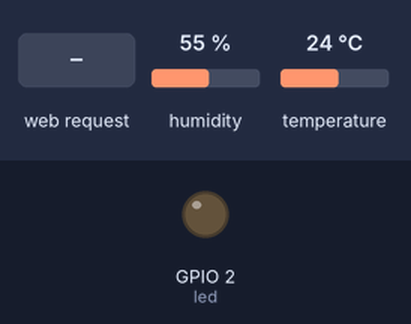
Recording of a sketch running on a simulated ESP8266 (NodeMCU). Shown: output pins drawn as LEDs (lit = HIGH). The inputs (shaded band) are chosen by the test bench; at power-on: humidity 55 %, temperature 24 °C. WiFi joins after 1.5 s; servers stay silent unless stated; what the sketch prints to the serial monitor is not drawn.

Above: at 2.8 s.
2.9 s: HTTP request GET /on received
At 3.8 s:
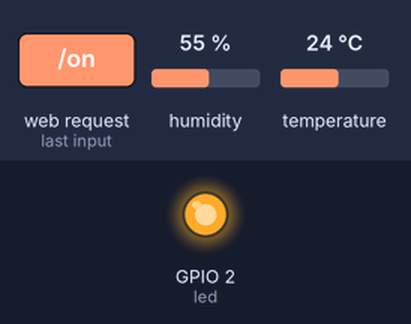
4.4 s: HTTP request GET /off received
At 5.3 s:
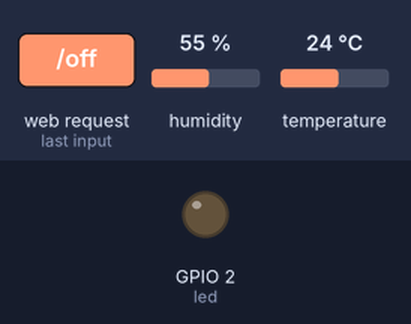
Timing chart, 0 to 7.4 s (numbered marks = the images above; inputs shaded):
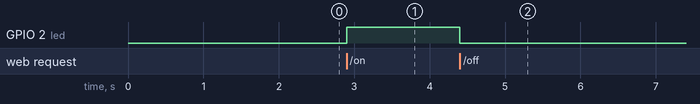

The sketch:

esp8266.ino
```cpp
#include <ESP8266WiFi.h>
#include <string>
#include "DHT.h"
#include <ESP8266WebServer.h>
using namespace std;

#define DHTTYPE DHT11

const char* ssid = "****";
const char* password = "****";

WiFiServer server(80);

// led
int led = 2;
bool led_web = 0;

// DHT Sensor
uint8_t DHTPin = 0;
// Initialize DHT sensor.
DHT dht(DHTPin, DHTTYPE);

float temperature;
float humidity;


void setup()
{


  Serial.begin(115200);
  delay(100);

  pinMode(led,OUTPUT);
  digitalWrite(led,0);

  pinMode(DHTPin, INPUT);
  dht.begin();

  Serial.println();
  Serial.println();
  Serial.print("Connecting to ");
  Serial.println(ssid);

  WiFi.begin(ssid,password);

  while (WiFi.status() != WL_CONNECTED)
  {
    delay(250);
    Serial.print(".");
  }
  Serial.println("");
  Serial.println("WiFi Connected.");

  server.begin();
  Serial.println("Server Started");

  Serial.println(WiFi.localIP());

}

void loop()
{
  WiFiClient client = server.available();
  if (!client)
  {
    return;
  }

  Serial.println("new client");

  while (!client.available())
  {
    delay(1);
  }

  String req = client.readStringUntil('\r');
  Serial.println(req);
  client.flush();

  //-----------------------------------------
  if (req.indexOf("/on") != -1)
  {
    digitalWrite(led,1);
    led_web = 1;
  }
  else if (req.indexOf("/off") != -1)
  {
    digitalWrite(led,0);
    led_web =  0;
  }
  //-----------------------------------------
  client.flush();
  //----------------read temp&hum
  temperature = dht.readTemperature(); // Gets the values of the temperature
  humidity = dht.readHumidity(); // Gets the values of the humidity
  //-----------------
  char temp[200];
  char hum[200];
  sprintf(temp,"%f",temperature);
  sprintf(hum,"%f",humidity);

String result = "<!DOCTYPE html> \n";
    result += "     <html>";
    result += "<head>";
    result += "<meta name=\"viewport\" content=\"width=device-width, initial-scale=1.0\">";
    result += "<script src=\"https://code.jquery.com/jquery-2.1.3.min.js\"></script>";
    result += "<meta http-equiv=\"refresh\" content=\"60\">";
    result += "<style>";
    result += "";
result += ".switch {";
result += "  position: relative;";
result += "  display: inline-block;";
result += "  width: 10vw;";
result += "  height: 5.66vw;";
result += "    margin-bottom: 25px;";
result += "}";
result += "";
result += "";
result += ".switch input {";
result += "  opacity: 0;";
result += "  width: 0;";
result += "  height: 0;";
result += "}";
result += "";
result += ".slider {";
result += "  position: absolute;";
result += "  cursor: pointer;";
result += "  top: 0;";
result += "  left: 0;";
result += "  right: 0;";
result += "  bottom: 0;";
result += "  background-color: #ccc;";
result += "  -webkit-transition: .4s;";
result += "  transition: .4s;";
result += "}";
result += "";
result += ".slider:before {";
result += "  position: absolute;";
result += "  content: \"\";";
result += "  height: 4.2vw;";
result += "  width:  4.2vw;";
result += "  left: 0.66vw;";
result += "  bottom: 0.66vw;";
result += "  background-color: #353632;";
result += "  -webkit-transition: .4s;";
result += "  transition: .4s;";
result += "}";
result += "";
result += "input:checked + .slider {";
result += "  background-color: #bfe004;";
result += "}";
result += "";
result += "input:focus + .slider {";
result += "  box-shadow: 0 0 1px #2196F3;";
result += "}";
result += "";
result += "input:checked + .slider:before {";
result += "  -webkit-transform: translateX(4.2vw);";
result += "  -ms-transform: translateX(4.2vw);";
result += "  transform: translateX(4.2vw);";
result += "}";
result += "";
result += ".slider.round {";
result += "  border-radius: 4.2vw;";
result += "}";
result += "";
result += ".slider.round:before {";
result += "  border-radius: 50%;";
result += "}";
result += ".container{";
result += "  text-align: center;";
result += "  border: 3px solid black;";
result += "  border-radius: 2%;";
result += "  width: 60%;";
result += "  max-width: 700px;";
result += "  margin: 0 auto;";
result += "  background:rgb(20, 18, 21);";
result += "}";
result += "body {";
result += "  background: #D2D5D9;";
result += "}";
result += "";
result += "";
result += ".gauge {";
result += "  width: 100%;";
result += "  font-family: \"Roboto\", sans-serif;";
result += "  font-size: 3vw;";
result += "  color: #4b85e3;";
result += "  margin:auto;";
result += "";
result += "}";
result += "";
result += ".gauge__body {";
result += "  width: 100%;";
result += "  height: 0;";
result += "  padding-bottom: 50%;";
result += "  background: #b4c0be;";
result += "  position: relative;";
result += "  border-top-left-radius: 100% 200%;";
result += "  border-top-right-radius: 100% 200%;";
result += "  overflow: hidden;";
result += "}";
result += "";
result += ".gauge__fill {";
result += "  position: absolute;";
result += "  top: 100%;";
result += "  left: 0;";
result += "  width: inherit;";
result += "  height: 100%;";
result += "  background: #4b85e3;";
result += "  transform-origin: center top;";
result += "  transform: rotate(0.25turn);";
result += "  transition: transform 0.2s ease-out;";
result += "}";
result += "";
result += ".gauge__cover {";
result += "  width: 75%;";
result += "  height: 150%;";
result += "  background:rgb(20, 18, 21);";
result += "  border-radius: 50%;";
result += "  position: absolute;";
result += "  top: 25%;";
result += "  left: 50%;";
result += "  transform: translateX(-50%);";
result += "";
result += "  display: flex;";
result += "  align-items: center;";
result += "  justify-content: center;";
result += "  padding-bottom: 25%;";
result += "  box-sizing: border-box;";
result += "";
result += "}";
result += "";
result += "";
result += "";
result += "";
result += ".gauge2 {";
result += "  width: 100%;";
result += "  font-family: \"Roboto\", sans-serif;";
result += "  font-size: 3vw;";
result += "  color: #eb5910;";
result += "  margin:auto;";
result += "}";
result += "";
result += ".gauge__body2 {";
result += "  width: 100%;";
result += "  height: 0;";
result += "  padding-bottom: 50%;";
result += "  background: #b4c0be;";
result += "  position: relative;";
result += "  border-top-left-radius: 100% 200%;";
result += "  border-top-right-radius: 100% 200%;";
result += "  overflow: hidden;";
result += "}";
result += "";
result += ".gauge__fill2 {";
result += "  position: absolute;";
result += "  top: 100%;";
result += "  left: 0;";
result += "  width: inherit;";
result += "  height: 100%;";
result += "  background: #eb5910;";
result += "  transform-origin: center top;";
result += "  transform: rotate(0.25turn);";
result += "  transition: transform 0.2s ease-out;";
result += "}";
result += "";
result += ".gauge__cover2 {";
result += "  width: 75%;";
result += "  height: 150%;";
result += "  background:rgb(20, 18, 21);";
result += "  border-radius: 50%;";
result += "  position: absolute;";
result += "  top: 25%;";
result += "  left: 50%;";
result += "  transform: translateX(-50%);";
result += "";
result += "  display: flex;";
result += "  align-items: center;";
result += "  justify-content: center;";
result += "  padding-bottom: 25%;";
result += "  box-sizing: border-box;";
result += "}";
result += "";
result += "";
result += "";
result += "</style>";
    result += "</head>";
    result += "<body>";

result += "<div class=\"container\">";
result += "    <h2 style=\"font-size: 4vw; color: #b4c0be;\">esp8266 project</h2>";
result += "    <h2 style=\"font-size: 1.7vw; color: #b4c0be;\">Erfan Nateghi</h2>";
result += "    <h2 style=\"font-size: 1.7vw; color: #b4c0be;\">Mehdi sabokkhiz</h2>";
result += "</div>";
    result += "<div class=\"container\">";
    result += "<h2 style=\"font-size: 2.75vw; color: #b4c0be\";>LED</h2>";
    result += "<label class=\"switch\">";

    if (led_web == 0)
        result += "  <input type=\"checkbox\" id=\"agree\" onclick=\"checkClickfunc()\">";
   else if (led_web == 1)
        result += "<input type = \"checkbox\" id=\"agree\" checked onclick=\"checkClickfunc()\"> ";


    result += "  <span class=\"slider round\"></span>";
    result += "</label>";
    result += "</div>";

result += "<div class=\"container\">";
result += "    <h1 style=\"font-size: 3.5vw;color: #b4c0be;\">Weather Station</h1>";
result += "    <div>";
result += "        <div class=\"gauge-section\">";
result += "            <h3 style=\"font-size: 2.75vw; color: #b4c0be;\">Humidity</h3>";
result += "            <div class=\"container\"style=\"border-color: rgb(20, 18, 21)\">";
result += "                    <div class=\"gauge\">";
result += "                  <div class=\"gauge__body\">";
result += "                    <div class=\"gauge__fill\"></div>";
result += "                    <div class=\"gauge__cover\"></div>";
result += "                  </div>";
result += "                        <p  style=\" margin: auto; text-align: start;position: absolute;";
result += "                    font-size: 3vw; \">0</p><p style=\"  margin: auto; text-align: end;";
result += "                    font-size: 3vw;\">100</p>";
result += "                </div>";
result += "                </div>";
result += "            </div>";
result += "            <div class=\"gauge-section\">";
result += "                <h3 style=\"font-size: 2.75vw;color: #b4c0be;\">Temperature</h3>";
result += "                <div id=\"temp\" class=\"\">";
result += "                <div class=\"container\" style=\"border-color: rgb(20, 18, 21);\">";
result += "                        <div class=\"gauge2\">";
result += "                      <div class=\"gauge__body2\">";
result += "                        <div class=\"gauge__fill2\"></div>";
result += "                        <div class=\"gauge__cover2\"></div>";
result += "                      </div>";
result += "                            <p  style=\" margin: auto; text-align: start;position: absolute;";
result += "                    font-size: 3vw;\">-20</p><p style=\"  margin: auto; text-align: end;";
result += "                    font-size: 3vw;\">60</p>";
result += "                    </div>";
result += "                </div>";
result += "                </div>";
result += "            </div>";
result += "        </div>";
result += "    </div>";
    result += "     ";
    result += "     ";
    result += "     <script>";
    result += "    const gaugeElement = document.querySelector(\".gauge\");";
    result += "    function setGaugeValue(gauge, value) {";
    result += "      if (value < 0 || value > 100) {";
    result += "        return;";
    result += "      }";
    result += "      gauge.querySelector(\".gauge__fill\").style.transform = `rotate(${value / 200 }turn)`;";
    result += "      gauge.querySelector(\".gauge__cover\").textContent = `${Math.round(value)}%`;";
    result += "    }";
    result += "";
    result += "    setGaugeValue(gaugeElement, ";
    result += hum;
    result += ");";
    result += "    ";
    result += "</script>";
    result += "<script>";
    result += "    const gaugeElement2 = document.querySelector(\".gauge2\");";
    result += "    function setGaugeValue2(gauge2, value) {";
    result += "      if (value < -20 || value > 60) {";
    result += "        return;";
    result += "      }";
    result += "      gauge2.querySelector(\".gauge__fill2\").style.transform = `rotate(${(value+20) / 160 }turn)`;";
    result += "      gauge2.querySelector(\".gauge__cover2\").textContent = `${Math.round(value)}°`;";
    result += "    }";
    result += "    setGaugeValue2(gaugeElement2, ";
    result += temp;
    result += ");";
    result += "</script>";
    result += "<script>function checkClickfunc() {var checkbox = document.getElementById('agree'); if(checkbox.checked == true){on();}else{off();}}</script>";
    result += "<script>function on() {$.get(\"/on\");}</script>";
    result += "<script>function off() {$.get(\"/off\");}</script>";
    result += "</body>";
    result += "</html> ";

  client.print(result);
  delay(1);

  Serial.println("disconnected");


}
```

Measured:
- after the input at 2.9 s, GPIO 2 (led): LOW → HIGH at once
- after the input at 4.4 s, GPIO 2 (led): HIGH → LOW at once
